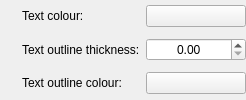
            <widget class="QWidget" name="widget_17" native="true">
             <layout class="QGridLayout" name="gridLayout_3">
              <property name="leftMargin">
               <number>0</number>
              </property>
              <property name="topMargin">
               <number>0</number>
              </property>
              <property name="rightMargin">
               <number>0</number>
              </property>
              <property name="bottomMargin">
               <number>0</number>
              </property>
              <item row="1" column="1">
               <widget class="InfoTextWidget" name="textOutlineThicknessInfoText" native="true">
                <property name="sizePolicy">
                 <sizepolicy hsizetype="Fixed" vsizetype="Fixed">
                  <horstretch>0</horstretch>
                  <verstretch>0</verstretch>
                 </sizepolicy>
                </property>
                <property name="minimumSize">
                 <size>
                  <width>16</width>
                  <height>16</height>
                 </size>
                </property>
                <property name="toolTip">
                 <string>This is the thickness of the outline drawn around node labels when the 'Text outline' option is ticked.&lt;br&gt;&lt;br&gt;
                                                      Large values can make text easier to read, but may obscure more of the graph.</string>
                </property>
               </widget>
              </item>
              <item row="0" column="1">
               <widget class="InfoTextWidget" name="textColourInfoText" native="true">
                <property name="sizePolicy">
                 <sizepolicy hsizetype="Fixed" vsizetype="Fixed">
                  <horstretch>0</horstretch>
                  <verstretch>0</verstretch>
                 </sizepolicy>
                </property>
                <property name="minimumSize">
                 <size>
                  <width>16</width>
                  <height>16</height>
                 </size>
                </property>
                <property name="toolTip">
                 <string>This colour is used for the text of node labels.</string>
                </property>
               </widget>
              </item>
              <item row="0" column="2">
               <widget class="QLabel" name="label_26">
                <property name="sizePolicy">
                 <sizepolicy hsizetype="Minimum" vsizetype="Preferred">
                  <horstretch>0</horstretch>
                  <verstretch>0</verstretch>
                 </sizepolicy>
                </property>
                <property name="text">
                 <string>Text colour:</string>
                </property>
               </widget>
              </item>
              <item row="1" column="4">
               <spacer name="horizontalSpacer_8">
                <property name="orientation">
                 <enum>Qt::Horizontal</enum>
                </property>
                <property name="sizeType">
                 <enum>QSizePolicy::Expanding</enum>
                </property>
                <property name="sizeHint" stdset="0">
                 <size>
                  <width>0</width>
                  <height>20</height>
                 </size>
                </property>
               </spacer>
              </item>
              <item row="2" column="2">
               <widget class="QLabel" name="label_47">
                <property name="sizePolicy">
                 <sizepolicy hsizetype="Minimum" vsizetype="Preferred">
                  <horstretch>0</horstretch>
                  <verstretch>0</verstretch>
                 </sizepolicy>
                </property>
                <property name="text">
                 <string>Text outline colour:</string>
                </property>
               </widget>
              </item>
              <item row="1" column="2">
               <widget class="QLabel" name="label_7">
                <property name="sizePolicy">
                 <sizepolicy hsizetype="Minimum" vsizetype="Preferred">
                  <horstretch>0</horstretch>
                  <verstretch>0</verstretch>
                 </sizepolicy>
                </property>
                <property name="text">
                 <string>Text outline thickness:</string>
                </property>
               </widget>
              </item>
              <item row="2" column="3">
               <widget class="ColourButton" name="textOutlineColourButton">
                <property name="sizePolicy">
                 <sizepolicy hsizetype="Minimum" vsizetype="Fixed">
                  <horstretch>0</horstretch>
                  <verstretch>0</verstretch>
                 </sizepolicy>
                </property>
                <property name="focusPolicy">
                 <enum>Qt::StrongFocus</enum>
                </property>
                <property name="text">
                 <string/>
                </property>
               </widget>
              </item>
              <item row="2" column="1">
               <widget class="InfoTextWidget" name="textOutlineColourInfoText" native="true">
                <property name="sizePolicy">
                 <sizepolicy hsizetype="Fixed" vsizetype="Fixed">
                  <horstretch>0</horstretch>
                  <verstretch>0</verstretch>
                 </sizepolicy>
                </property>
                <property name="minimumSize">
                 <size>
                  <width>16</width>
                  <height>16</height>
                 </size>
                </property>
                <property name="toolTip">
                 <string>If the text outline thickness setting has a nonzero value, then a text outline will be displayed with this colour.</string>
                </property>
               </widget>
              </item>
              <item row="1" column="3">
               <widget class="QDoubleSpinBox" name="textOutlineThicknessSpinBox">
                <property name="sizePolicy">
                 <sizepolicy hsizetype="Minimum" vsizetype="Fixed">
                  <horstretch>0</horstretch>
                  <verstretch>0</verstretch>
                 </sizepolicy>
                </property>
                <property name="focusPolicy">
                 <enum>Qt::StrongFocus</enum>
                </property>
                <property name="alignment">
                 <set>Qt::AlignCenter</set>
                </property>
                <property name="maximum">
                 <double>2.000000000000000</double>
                </property>
                <property name="singleStep">
                 <double>0.100000000000000</double>
                </property>
               </widget>
              </item>
              <item row="0" column="3">
               <widget class="ColourButton" name="textColourButton">
                <property name="sizePolicy">
                 <sizepolicy hsizetype="Minimum" vsizetype="Fixed">
                  <horstretch>0</horstretch>
                  <verstretch>0</verstretch>
                 </sizepolicy>
                </property>
                <property name="minimumSize">
                 <size>
                  <width>100</width>
                  <height>0</height>
                 </size>
                </property>
                <property name="focusPolicy">
                 <enum>Qt::StrongFocus</enum>
                </property>
                <property name="text">
                 <string/>
                </property>
               </widget>
              </item>
              <item row="1" column="0">
               <spacer name="horizontalSpacer_10">
                <property name="orientation">
                 <enum>Qt::Horizontal</enum>
                </property>
                <property name="sizeType">
                 <enum>QSizePolicy::Expanding</enum>
                </property>
                <property name="sizeHint" stdset="0">
                 <size>
                  <width>0</width>
                  <height>20</height>
                 </size>
                </property>
               </spacer>
              </item>
             </layout>
            </widget>
